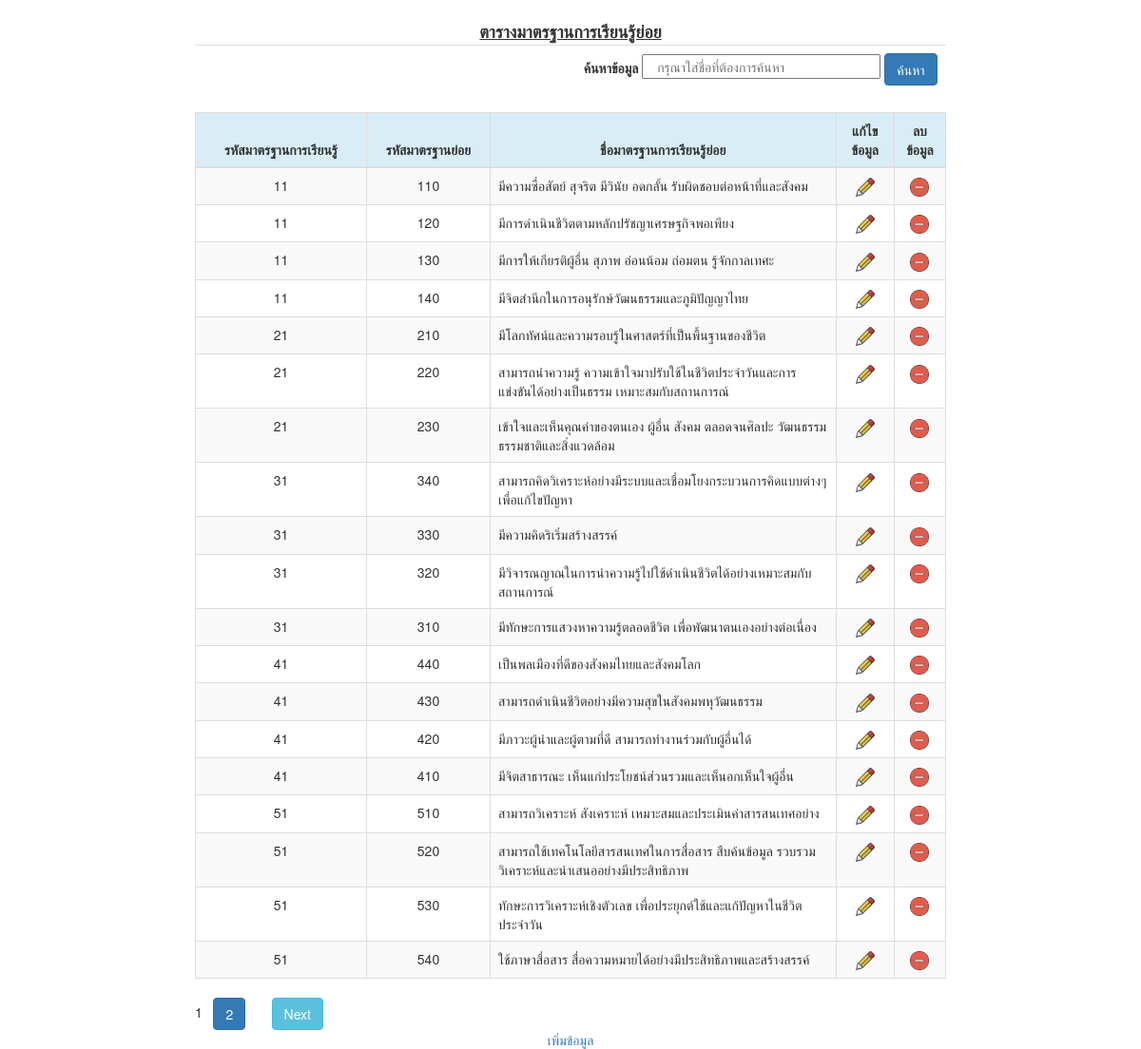
Page /select_standard_2.php on the committed database.
### tables this page shows
CREATE TABLE `standard_2` (
  `std_id` int(10) NOT NULL,
  `id` int(10) NOT NULL,
  `id_small` int(10) NOT NULL,
  `std_name` varchar(200) NOT NULL
);

CREATE TABLE `standard` (
  `id` int(10) NOT NULL,
  `standard_id` int(5) NOT NULL,
  `standard_name` varchar(250) NOT NULL
);

### select_standard_2.php (the view, shortened to what this page needs)
<?php
	require 'conn.php';
    $search = isset($_GET['search']) ? $_GET['search']: '';
	$query = mysqli_query($conn,"SELECT * FROM standard_2 WHERE id_small LIKE '%$search%'");
	$row = mysqli_fetch_row($query);
	$rows = $row[0];
	$page_rows = 20;
	$last = ceil($rows/$page_rows);
	$pagenum = 1;
	$limit = 'LIMIT ' .($pagenum - 1) * $page_rows .',' .$page_rows;
    $q = "select standard_2.std_id, standard.standard_id, standard_2.id_small, standard_2.std_name ";
    $q .= "from standard_2 inner join standard ON standard.id = standard_2.id ";
	$q .= "order by standard_2.id, standard_2.id $limit ";
	$result = mysqli_query($conn,$q);
	$paginationCtrls = '';
	if($last != 1){
	$paginationCtrls .= ''.$pagenum.' &nbsp; ';
	for($i = $pagenum+1; $i <= $last; $i++){
		$paginationCtrls .= '<a href="'.$_SERVER['PHP_SELF'].'?pn='.$i.'" class="btn btn-primary">'.$i.'</a> &nbsp; ';
	}
if ($pagenum != $last) {
$next = $pagenum + 1;
$paginationCtrls .= ' &nbsp; &nbsp; <a href="'.$_SERVER['PHP_SELF'].'?pn='.$next.'" class="btn btn-info">Next</a> ';
}
	}
?>
<!DOCTYPE html>
<html>
	<head>
		<link rel = "stylesheet" href = "https://maxcdn.bootstrapcdn.com/bootstrap/3.3.6/css/bootstrap.min.css"" rel="nofollow">
	</head>
	<body>
		<div rel = "nofollow">
			<div style = "height: 20px;"></div>
			<div class = "row">
				<div class = "col-lg-2">
				</div>
				<div class = "col-lg-8">
				<table width = '3000px' height = '40px' class="table">
				<tr><td></td>
				<td width = '1020px'></td>
				<td width = '600px'>
				<form method = "get" id = "form" enctype = "multipart/form-data">
					<strong style="font-size : 4">ค้นหาข้อมูล</strong>
                    <input type = "text" name = "search" placeholder = "&nbsp&nbsp กรุณาใส่ชื่อที่ต้องการค้นหา" size = "30"/>
					<input type = "submit" value = "ค้นหา" class = "btn btn-primary"/><BR>
				</form>
				</td></tr>
				<font size="4"><center><b><u>ตารางมาตรฐานการเรียนรู้ย่อย</b></u></center></font>
				</table>
					<table class="table table-striped table-bordered table-hover">
						<thead>
							<tr class="info" >
							<th><center>รหัสมาตรฐานการเรียนรู้</th>
							<th><center>รหัสมาตรฐานย่อย</th>
							<th><center>ชื่อมาตรฐานการเรียนรู้ย่อย</th>
							<th><center>แก้ไขข้อมูล</th>
							<th><center>ลบข้อมูล</th>
							</tr>
						</thead>
						<tbody>
							<?php
								while($row = mysqli_fetch_array($result, MYSQLI_ASSOC)) {
							?>
							<tr>
								<td align='center' width = '180px'><?php echo $row['standard_id']; ?></td>
								<td align='center' width = '130px'><?php echo $row['id_small']; ?></td>
								<td align='left'><?php echo $row['std_name']; ?></td>
								<td align = center><?php echo "<a href='update_from_standard_2.php?std_id=".$row['std_id']."'><img src='edit.png' width='20px' height='20px'></a></td></a>"; ?></td>
								<td align = center><?php echo "<a href='delete_standard_2.php?std_id=".$row['std_id']."' onclick='return confirm(\"คุณต้องการที่จะลบข้อมูลนี้หรือไม่ ?\")'><img src='delete.png' width='20px' height='20px'></a></td></a>"; ?></td>
							</tr>
							<?php
							}
							?>
						</tbody>
					</table>
					<div id="pagination_controls"><?php echo $paginationCtrls; ?></div>
				</div>
				<div class="col-lg-2">
				</div>
			</div>
		</div>
	</body>
</html>
<center><a href='insert_from_standard_2.php'>เพิ่มข้อมูล</a></center>

### rows in the picture
standard_2: standard.standard_id "11", id_small "110", std_name "มีความซื่อสัตย์ สุจริต มีวินัย อดกลั้น รับผิดชอบต่อหน้าที่และสังคม", std_id "1"
standard_2: standard.standard_id "11", id_small "120", std_name "มีการดำเนินชีวิตตามหลักปรัชญาเศรษฐกิจพอเพียง"
standard_2: standard.standard_id "11", id_small "130", std_name "มีการให้เกียรติผู้อื่น สุภาพ อ่อนน้อม ถ่อมตน รู้จักกาลเทศะ"
standard_2: standard.standard_id "11", id_small "140", std_name "มีจิตสำนึกในการอนุรักษ์วัฒนธรรมและภูมิปัญญาไทย"
standard_2: standard.standard_id "21", id_small "210", std_name "มีโลกทัศน์และความรอบรู้ในศาสตร์ที่เป็นพื้นฐานของชีวิต"
standard_2: standard.standard_id "21", id_small "220", std_name "สามารถนำความรู้ ความเข้าใจมาปรับใช้ในชีวิตประจำวันและการแข่งขันได้อย่างเป็นธรรม เหมาะสมกับสถานการณ์"
standard_2: standard.standard_id "21", id_small "230", std_name "เข้าใจและเห็นคุณค่าของตนเอง ผู้อื่น สังคม ตลอดจนศิลปะ วัฒนธรรม ธรรมชาติและสิ่งแวดล้อม"
standard_2: standard.standard_id "31", id_small "340", std_name "สามารถคิดวิเคราะห์อย่างมีระบบและเชื่อมโยงกระบวนการคิดแบบต่างๆเพื่อแก้ไขปัญหา"
standard_2: standard.standard_id "31", id_small "330", std_name "มีความคิดริเริ่มสร้างสรรค์"
standard_2: standard.standard_id "31", id_small "320", std_name "มีวิจารณญาณในการนำความรู้ไปใช้ดำเนินชีวิตได้อย่างเหมาะสมกับสถานการณ์"
standard_2: standard.standard_id "31", id_small "310", std_name "มีทักษะการแสวงหาความรู้ตลอดชีวิต เพื่อพัฒนาตนเองอย่างต่อเนื่อง"
standard_2: standard.standard_id "41", id_small "440", std_name "เป็นพลเมืองที่ดีของสังคมไทยและสังคมโลก"
standard_2: standard.standard_id "41", id_small "430", std_name "สามารถดำเนินชีวิตอย่างมีความสุขในสังคมพหุวัฒนธรรม"
standard_2: standard.standard_id "41", id_small "420", std_name "มีภาวะผู้นำและผู้ตามที่ดี สามารถทำงานร่วมกับผู้อื่นได้"
standard_2: standard.standard_id "41", id_small "410", std_name "มีจิตสาธารณะ เห็นแก่ประโยชน์ส่วนรวมและเห็นอกเห็นใจผู้อื่น"
standard_2: standard.standard_id "51", id_small "510", std_name "สามารถวิเคราะห์ สังเคราะห์ เหมาะสมและประเมินค่าสารสนเทศอย่าง"
standard_2: standard.standard_id "51", id_small "520", std_name "สามารถใช้เทคโนโลยีสารสนเทศในการสื่อสาร สืบค้นข้อมูล รวบรวม วิเคราะห์และนำเสนออย่างมีประสิทธิภาพ"
standard_2: standard.standard_id "51", id_small "530", std_name "ทักษะการวิเคราะห์เชิงตัวเลข เพื่อประยุกต์ใช้และแก้ปัญหาในชีวิตประจำวัน"
standard_2: standard.standard_id "51", id_small "540", std_name "ใช้ภาษาสื่อสาร สื่อความหมายได้อย่างมีประสิทธิภาพและสร้างสรรค์"
